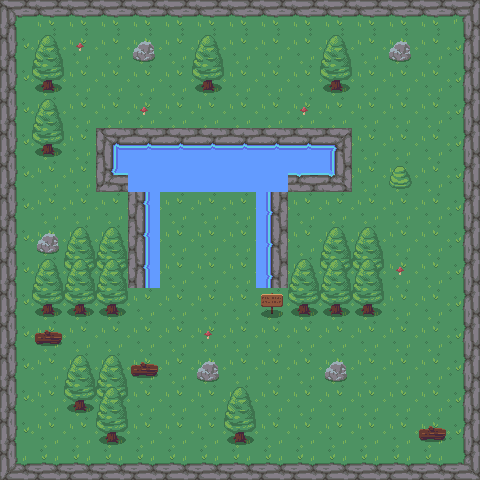

This is a level from a 2D game, rendered from its Tiled map with the project's own tilesets. A one-line summary and the complete map file follow:
An orthogonal 15x15 tile map with 32x32 px tiles, 3 tile layers (floor, solid, nonsolid).

<map version="1.4" tiledversion="1.4.3" orientation="orthogonal" renderorder="right-down" width="15" height="15" tilewidth="32" tileheight="32" infinite="0" nextlayerid="4" nextobjectid="1">
 <tileset firstgid="1" name="tilset" tilewidth="32" tileheight="32" tilecount="180" columns="20">
  <image source="tilset.png" width="641" height="288" />
 </tileset>
 <layer id="1" name="floor" width="15" height="15">
  <data encoding="csv">
0,0,0,0,0,0,0,0,0,0,0,0,0,0,0,
0,82,82,82,82,82,82,82,82,82,82,82,82,82,0,
0,82,82,82,82,82,82,82,82,82,82,82,82,82,0,
0,82,82,82,82,82,82,82,82,82,82,82,82,82,0,
0,82,82,82,82,71,72,73,82,82,82,82,82,82,0,
0,82,82,82,157,157,157,157,157,82,82,82,82,82,0,
0,82,82,82,81,97,97,97,83,82,82,82,82,82,0,
0,82,82,82,81,97,97,97,83,97,97,97,82,82,0,
0,82,82,82,101,97,97,97,103,82,82,82,82,82,0,
0,82,82,82,82,82,82,82,82,82,82,82,82,82,0,
0,82,82,82,82,82,82,82,82,82,82,82,82,82,0,
0,82,82,82,82,82,82,82,82,82,82,82,82,82,0,
0,82,82,82,82,82,82,82,82,82,82,82,82,82,0,
0,82,82,82,82,82,82,82,82,82,82,82,82,82,0,
0,0,0,0,0,0,0,0,0,0,0,0,0,0,0
</data>
 </layer>
 <layer id="2" name="solid" width="15" height="15">
  <data encoding="csv">
76,77,77,77,77,77,77,77,77,77,77,77,77,77,78,
96,1,0,0,23,0,1,0,0,0,1,0,23,0,98,
96,21,0,0,0,0,21,0,0,0,21,0,0,0,98,
96,1,0,0,0,0,0,0,0,0,0,0,0,0,98,
96,21,0,16,17,17,17,17,17,17,18,0,0,0,98,
96,0,0,56,37,37,37,37,37,57,58,0,22,0,98,
96,0,0,0,36,0,0,0,38,0,0,0,0,0,98,
96,23,1,1,36,0,0,0,38,0,1,1,0,0,98,
96,1,2,2,36,0,0,0,38,1,2,2,0,0,98,
96,21,21,21,0,0,0,0,3,21,21,21,0,0,98,
96,5,0,0,0,0,0,0,0,0,0,0,0,0,98,
96,0,1,1,5,0,23,0,0,0,23,0,0,0,98,
96,0,21,2,0,0,0,1,0,0,0,0,0,0,98,
96,0,0,21,0,0,0,21,0,0,0,0,0,5,98,
116,117,117,117,117,117,117,117,117,117,117,117,117,117,118
</data>
 </layer>
 <layer id="3" name="nonsolid" width="15" height="15">
  <data encoding="csv">
0,0,0,0,0,0,0,0,0,0,0,0,0,0,0,
0,0,4,0,0,0,0,0,0,0,0,0,0,0,0,
0,0,0,0,0,0,0,0,0,0,0,0,0,0,0,
0,0,0,0,4,0,0,0,0,4,0,0,0,0,0,
0,0,0,0,0,0,0,0,0,0,0,0,0,0,0,
0,0,0,0,0,0,0,0,0,0,0,0,0,0,0,
0,0,0,0,0,0,0,0,0,0,0,0,0,0,0,
0,0,0,0,0,0,0,0,0,0,0,0,0,0,0,
0,0,0,0,0,0,0,0,0,0,0,0,4,0,0,
0,0,0,0,0,0,0,0,0,0,0,0,0,0,0,
0,0,0,0,0,0,4,0,0,0,0,0,0,0,0,
0,0,0,0,0,0,0,0,0,0,0,0,0,0,0,
0,0,0,0,0,0,0,0,0,0,0,0,0,0,0,
0,0,0,0,0,0,0,0,0,0,0,0,0,0,0,
0,0,0,0,0,0,0,0,0,0,0,0,0,0,0
</data>
 </layer>
</map>
